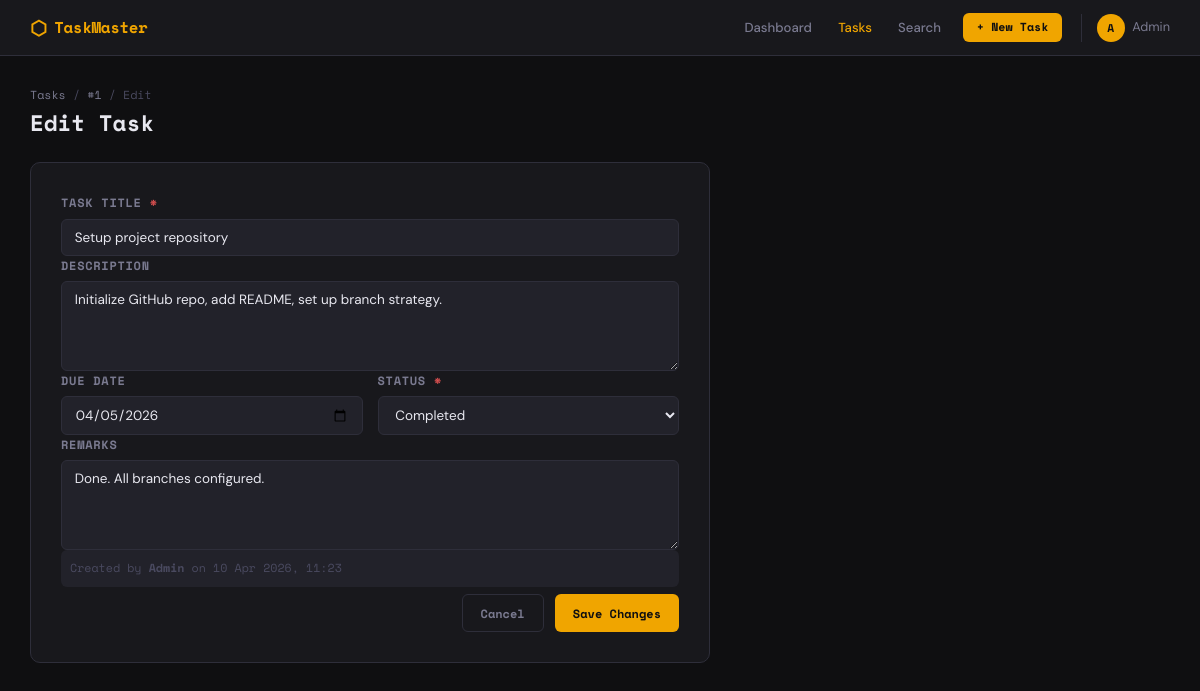
The app's page /tasks/1/edit with its own data.
### app/models/task_model.py (models this page shows, shortened)
class Task(db.Model):
    __tablename__ = 'tasks'
    id = db.Column(db.Integer, primary_key=True)
    title = db.Column(db.String(200), nullable=False)                         # Task Title
    description = db.Column(db.Text, nullable=True)                           # Task Description
    due_date = db.Column(db.Date, nullable=True)                              # Task Due Date
    status = db.Column(
        db.Enum(TaskStatus),
        nullable=False,
        default=TaskStatus.PENDING
    )                                                                          # Task Status
    remarks = db.Column(db.Text, nullable=True)                               # Task Remarks
    created_on = db.Column(db.DateTime, nullable=False, default=datetime.utcnow)       # Created On (Time Stamp)
    last_updated_on = db.Column(
        db.DateTime, nullable=False,
        default=datetime.utcnow, onupdate=datetime.utcnow
    )                                                                                   # Last Updated on (Time Stamp)
    created_by_id = db.Column(
        db.Integer, db.ForeignKey('users.id'), nullable=False
    )                                                                          # Created By ID
    last_updated_by_id = db.Column(
        db.Integer, db.ForeignKey('users.id'), nullable=False
    )                                                                          # Last Updated By ID
    __table_args__ = (
        db.Index('idx_tasks_status', 'status'),
        db.Index('idx_tasks_due_date', 'due_date'),
        db.Index('idx_tasks_created_by', 'created_by_id'),
        db.Index('idx_tasks_created_on', 'created_on'),
        db.Index('idx_tasks_title', 'title'),
    )

### app/controllers/task_controller.py (the view, shortened to what this page needs)
@task_bp.route('/<int:task_id>/edit', methods=['GET', 'POST'])
def edit(task_id):
    task = Task.query.get_or_404(task_id)
    return render_template('tasks/edit.html', task=task, statuses=TaskStatus)

### app/views/templates/tasks/edit.html (shortened to what this page needs)
{% extends 'base.html' %}
{% block content %}
<div class="page-header">
  <div>
    <div class="breadcrumb"><a href="{{ url_for('tasks.list_tasks') }}">Tasks</a> / <a href="{{ url_for('tasks.detail', task_id=task.id) }}">#{{ task.id }}</a> / Edit</div>
    <h1 class="page-title">Edit Task</h1>
  </div>
</div>
<div class="form-container">
  <div class="form-card">
    <form method="POST" action="{{ url_for('tasks.edit', task_id=task.id) }}">
      <div class="form-group">
        <label for="title">Task Title <span class="required">*</span></label>
        <input type="text" id="title" name="title" required placeholder="Enter task title" value="{{ task.title }}">
      </div>
      <div class="form-group">
        <label for="description">Description</label>
        <textarea id="description" name="description" rows="4" placeholder="Describe the task...">{{ task.description or '' }}</textarea>
      </div>
      <div class="form-row">
        <div class="form-group">
          <label for="due_date">Due Date</label>
          <input type="date" id="due_date" name="due_date"
                 value="{{ task.due_date.strftime('%Y-%m-%d') if task.due_date else '' }}">
        </div>
        <div class="form-group">
          <label for="status">Status <span class="required">*</span></label>
          <select id="status" name="status">
            {% for s in statuses %}
            <option value="{{ s.name }}" {% if s == task.status %}selected{% endif %}>{{ s.value }}</option>
            {% endfor %}
          </select>
        </div>
      </div>
      <div class="form-group">
        <label for="remarks">Remarks</label>
        <textarea id="remarks" name="remarks" rows="3" placeholder="Any additional remarks...">{{ task.remarks or '' }}</textarea>
      </div>
      <div class="audit-info">
        <span>Created by <strong>Admin</strong> on {{ task.created_on.strftime('%d %b %Y, %H:%M') }}</span>
      </div>
      <div class="form-actions">
        <a href="{{ url_for('tasks.detail', task_id=task.id) }}" class="btn btn-outline">Cancel</a>
        <button type="submit" class="btn btn-primary">Save Changes</button>
      </div>
    </form>
  </div>
</div>
{% endblock %}

### app/views/static/css/style.css (style rules this page uses)
:root { --bg: #0f0f11; --surface: #18181c; --surface2: #22222a; --border: #2e2e3a; --accent: #f0a500; --accent-dim: #b37d00; --accent-glow: rgba(240,165,0,0.12); --text: #e8e8f0; --text-muted: #7a7a90; --text-dim: #4a4a60; --danger: #e05252; --success: #4caf7d; --info: #5b9cf6; --warning: #f0a500; --radius: 6px; --radius-lg: 10px; --shadow: 0 2px 12px rgba(0,0,0,0.4); --shadow-lg: 0 8px 32px rgba(0,0,0,0.5); --mono: 'Space Mono', monospace; --sans: 'DM Sans', sans-serif; --transition: all 0.18s ease; }
*, *::before, *::after { box-sizing: border-box; margin: 0; padding: 0; }
html { font-size: 15px; }
body { font-family: var(--sans); background: var(--bg); color: var(--text); min-height: 100vh; line-height: 1.6; -webkit-font-smoothing: antialiased; }
a { color: var(--accent); text-decoration: none; transition: var(--transition); }
.form-group { display: flex; flex-direction: column; gap: 0.4rem; }
.form-group label { font-size: 0.8rem; font-weight: 600; color: var(--text-muted); text-transform: uppercase; letter-spacing: 0.06em; font-family: var(--mono); }
.required { color: var(--danger); }
.form-group input, .form-group select, .form-group textarea { background: var(--surface2); border: 1px solid var(--border); border-radius: var(--radius); color: var(--text); font-family: var(--sans); font-size: 0.9rem; padding: 0.6rem 0.85rem; outline: none; transition: var(--transition); width: 100%; }
.form-group textarea { resize: vertical; min-height: 90px; }
.form-group select { cursor: pointer; }
.form-row { display: grid; grid-template-columns: 1fr 1fr; gap: 1rem; }
.form-container { max-width: 680px; }
.form-card { background: var(--surface); border: 1px solid var(--border); border-radius: var(--radius-lg); padding: 2rem; display: flex; flex-direction: column; gap: 1.25rem; }
.form-actions { display: flex; gap: 0.75rem; justify-content: flex-end; padding-top: 0.5rem; }
.audit-info { font-size: 0.78rem; color: var(--text-dim); font-family: var(--mono); padding: 0.6rem; background: var(--surface2); border-radius: var(--radius); }
.btn { display: inline-flex; align-items: center; gap: 0.4rem; padding: 0.55rem 1.2rem; border-radius: var(--radius); font-family: var(--mono); font-size: 0.8rem; font-weight: 700; cursor: pointer; border: none; transition: var(--transition); text-align: center; white-space: nowrap; }
.btn-primary { background: var(--accent); color: var(--bg); }
.btn-outline { background: transparent; color: var(--text-muted); border: 1px solid var(--border); }
.page-header { display: flex; align-items: flex-start; justify-content: space-between; margin-bottom: 1.75rem; gap: 1rem; }
.page-title { font-family: var(--mono); font-size: 1.5rem; color: var(--text); line-height: 1.2; }
.breadcrumb { font-size: 0.78rem; color: var(--text-dim); margin-bottom: 0.3rem; font-family: var(--mono); }
.breadcrumb a { color: var(--text-muted); }

### records on screen
Task: id "1", title "Setup project repository", description "Initialize GitHub repo, add README, set up branch strategy.", due_date "04/05/2026", status "Completed", remarks "Done. All branches configured.", created_on "10 Apr 2026, 11:23"
